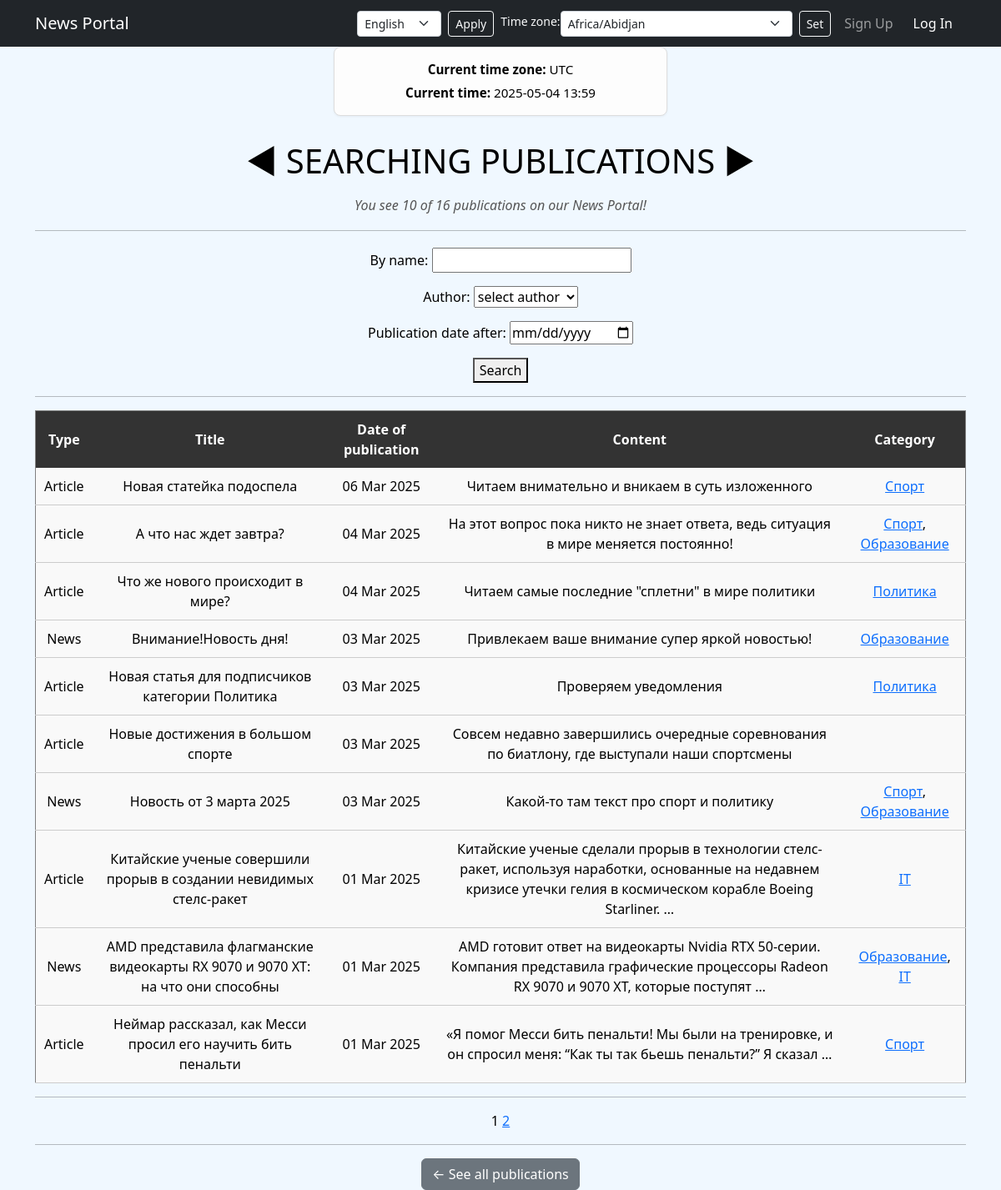
The page /news/search/ on the database as committed earlier.
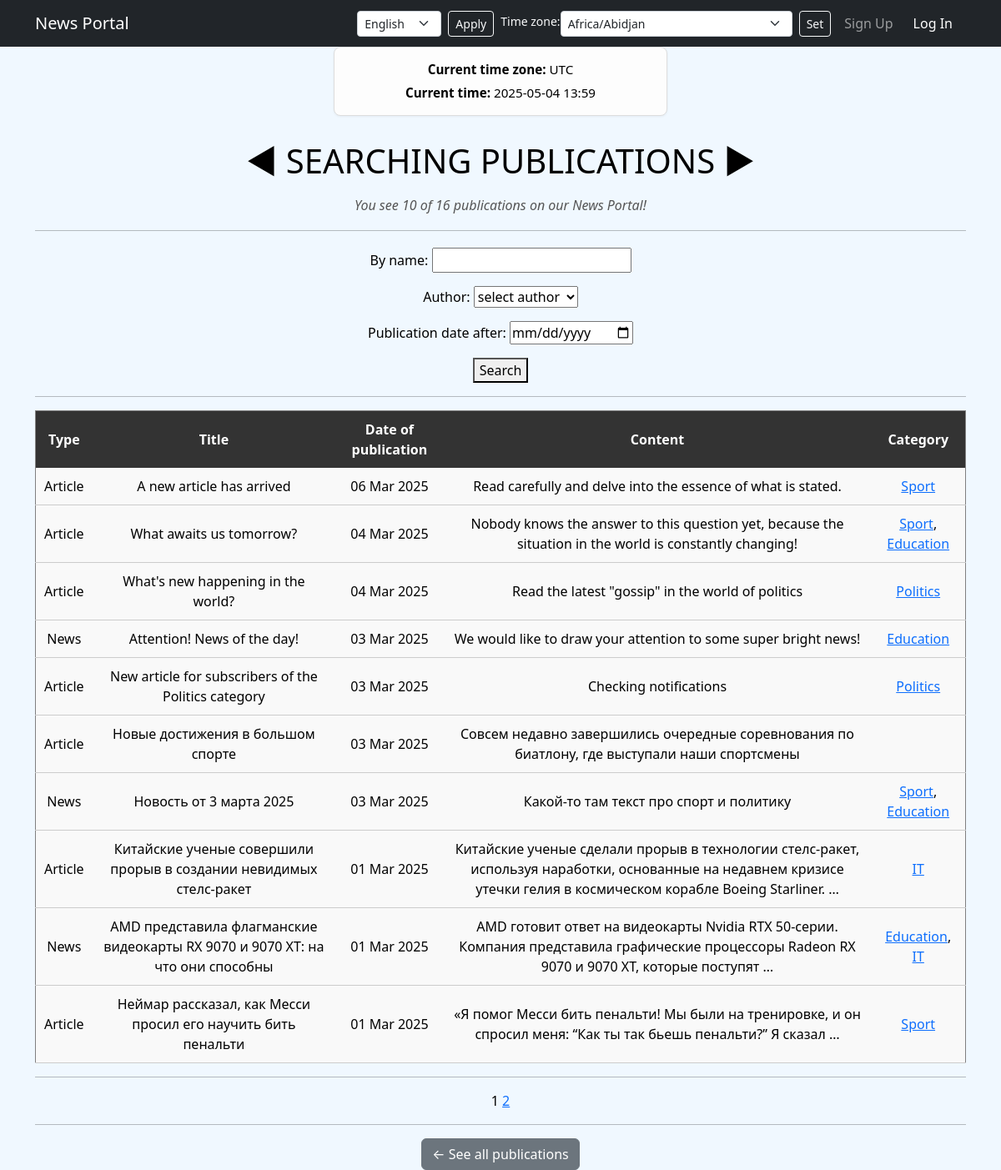
The same page on the database as committed later.
### news/models.py (models this page shows, shortened)
class Post(models.Model):
    author = models.ForeignKey(
        Author,
        on_delete=models.CASCADE,
        help_text=_('Author of publication'),
        verbose_name=_('Author'),
    )
    ARTICLE = 'AR'
    NEWS = 'NW'
    CATEGORIES = (
        (NEWS, _('News')),
        (ARTICLE, _('Article')),
    )
    publication = models.CharField(
        max_length=2,
        choices=CATEGORIES,
        default=NEWS,
        verbose_name = _('Publication'),
    )
    date_creation = models.DateTimeField(auto_now_add=True, verbose_name=_('Date of publication'))
    post_category = models.ManyToManyField(Category, through='PostCategory')
    title = models.CharField(max_length=256, verbose_name=_('Title'))
    text = models.TextField(verbose_name=_('Text'))
    rating = models.SmallIntegerField(default=0, verbose_name=_('Rating'))
    class Meta:
        verbose_name = _('Publication')
        verbose_name_plural = _('Publications')

class Category(models.Model):
    name_category = models.CharField(
        max_length=64,
        unique=True,
        help_text=_('name category'),
        verbose_name=_('Category Name'),
    )
    subscribers = models.ManyToManyField(User, related_name='categories')
    def __str__(self):
        return f'{self.name_category}'
    class Meta:
        verbose_name = _('Category')
        verbose_name_plural = _('Categories')

### news/views.py (the view)
# urls.py: path('search/', NewsSearch.as_view(), name='news_search'),
class NewsSearch(ListView):
    model = Post
    ordering = '-date_creation'
    template_name = 'news_search.html'
    context_object_name = 'news'
    paginate_by = 10
    def get_queryset(self):
        queryset = super().get_queryset()
        self.filterset = PostFilter(self.request.GET, queryset=queryset)
        return self.filterset.qs
    def get_context_data(self, **kwargs):
        context = super().get_context_data(**kwargs)
        context['filterset'] = self.filterset
        context['is_author'] = self.request.user.is_authenticated and self.request.user.groups.filter(name='authors').exists()
        timezone_name = self.request.session.get('django_timezone', 'UTC')
        timezone.activate(pytz.timezone(timezone_name))  # Активируем часовой пояс
        current_time = timezone.now()  # Получаем текущее время
        context['timezones'] = pytz.common_timezones  # Все доступные часовые пояса
        context['current_time'] = current_time  # Добавляем в контекст текущее время
        return context

### news/models.py (called while the page is built)
    def __str__(self):
        return f'{self.authorUser}'

### news/templatetags/custom_filters.py (called while the page is built)
@register.filter()
def censor(value):
    bad_word = ['Искусство', 'Мэр', 'геймеров', 'очко']
    for word in value.split():
        for i in bad_word:
            if i.lower() in word.lower().replace(',.:;/-\\""', ''):
                value = value.replace(i, f"{i[0]}{'*' * (len(i) - 1)}")
    if not isinstance(value, str):
        raise TypeError(f'Filter applied to an unresolved type {type(value)}\nAllowed type str')
    return value

### templates/news_search.html (shortened to what this page needs)
{% extends 'flatpages/default.html' %}
{% load i18n %}
{% load custom_filters %}
{% block content %}
<h1 style="text-align: center; margin-bottom: 20px;">◄ {% trans "SEARCHING PUBLICATIONS" %} ►</h1>
<h6 style="text-align: center; color: #555;"><i>{% trans "You see" %} {{ news|length }} {% trans "of" %} {{ paginator.count }} {% trans "publications on our News Portal!" %}</i></h6>
<hr style="margin: 20px 0;">
<form method="get">
    {{ filterset.form.as_p }}
    <button type="submit">{% trans "Search" %}</button>
</form>
<hr>
{% if news %}
<table border="1" cellpadding="10" cellspacing="0" width="100%" style="border-collapse: collapse; text-align: center; background-color: #f9f9f9;">
    <thead style="background-color: #333; font-weight: bold; color: white;">
        <tr>
            <th>{% trans "Type" %}</th>
            <th>{% trans "Title" %}</th>
            <th>{% trans "Date of publication" %}</th>
            <th>{% trans "Content" %}</th>
            <th>{% trans "Category" %}</th>
        </tr>
    </thead>
        {% for new in news %}
        <tr style="border-bottom: 1px solid #ccc; color: black;">
            <td>{{ new.get_publication_display }}</td>
            <td>
                <a class="nav-link" href="{% url 'new_detail' new.id %}">{{ new.title|censor }}</a>
            </td>
            <td>{{ new.date_creation|date:"d M Y" }}</td>
            <td>{{ new.text|truncatewords:20|censor }}</td>
            <td>
                {% for category in new.post_category.all %}
                    <a href="{% url 'category_news' category.id %}">{{ category }}</a>{% if not forloop.last %}, {% endif %}
                {% endfor %}
            </td>
        </tr>
        {% endfor %}
</table>
{% else %}
<div style="text-align: center; padding: 20px; border: 1px solid #ccc; background-color: #f9f9f9;">
    <h2>{% trans "No publications found" %} 😔</h2>
</div>
{% endif %}
<hr>
{{ page_obj.number }}
{% if page_obj.has_next %}
    <a href="?{% for key, value in request.GET.items %}{% if key != 'page' %}{{ key }}={{ value }}&{% endif %}{% endfor %}page={{ page_obj.next_page_number }}">{{ page_obj.next_page_number }}</a>
{% endif %}
<hr>
<a href="{% url 'news_list' %}" class="btn btn-secondary">← {% trans "See all publications" %}</a>
{% endblock content %}

Rows that differ between the two databases and show on the page:
changed Post: title|censor "Новая статейка подоспела" → "A new article has arrived"; text|censor "Читаем внимательно и вникаем в суть изложенного" → "Read carefully and delve into the essence of what is stated."
changed Category: name_category "Спорт" → "Sport"
changed Post: title|censor "А что нас ждет завтра?" → "What awaits us tomorrow?"; text|censor "На этот вопрос пока никто не знает ответа, ведь ситуация в мире меняется постоянно!" → "Nobody knows the answer to this question yet, because the situation in the world is constantly changing!"
changed Category: name_category "Образование" → "Education"
changed Post: title|censor "Что же нового происходит в мире?" → "What's new happening in the world?"; text|censor "Читаем самые последние \"сплетни\" в мире политики" → "Read the latest \"gossip\" in the world of politics"
changed Category: name_category "Политика" → "Politics"
changed Post: title|censor "Внимание!Новость дня!" → "Attention! News of the day!"; text|censor "Привлекаем ваше внимание супер яркой новостью!" → "We would like to draw your attention to some super bright news!"
changed Post: title|censor "Новая статья для подписчиков категории Политика" → "New article for subscribers of the Politics category"; text|censor "Проверяем уведомления" → "Checking notifications"
